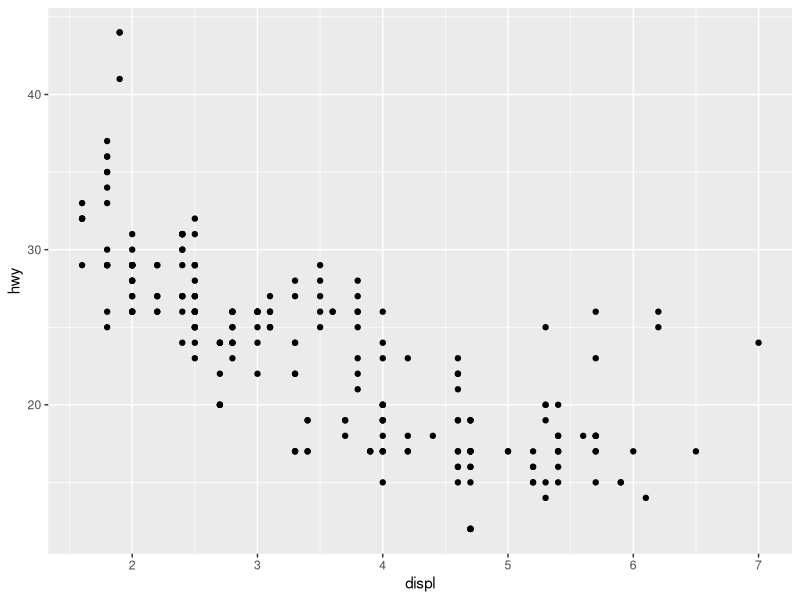
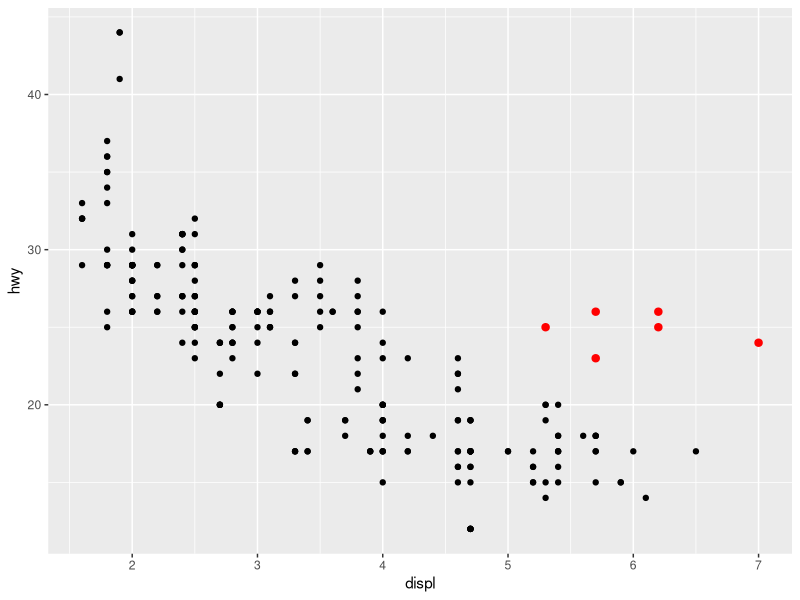
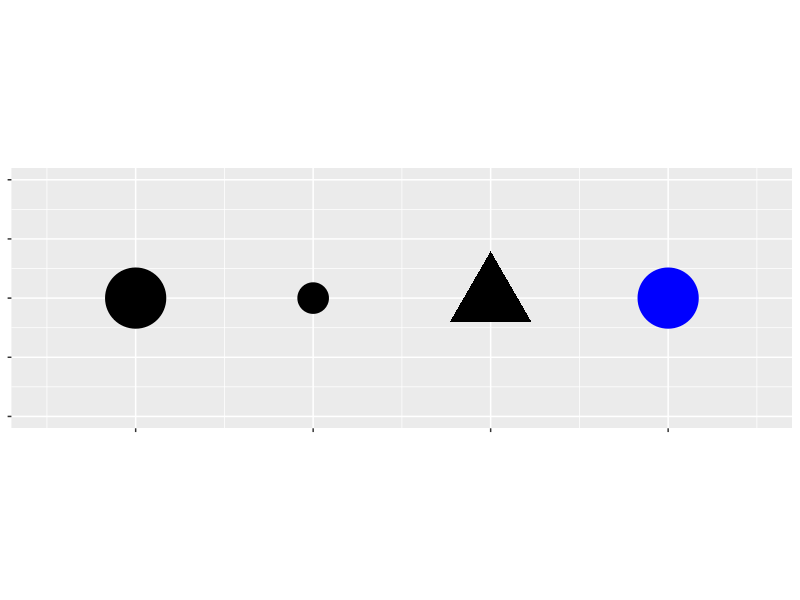
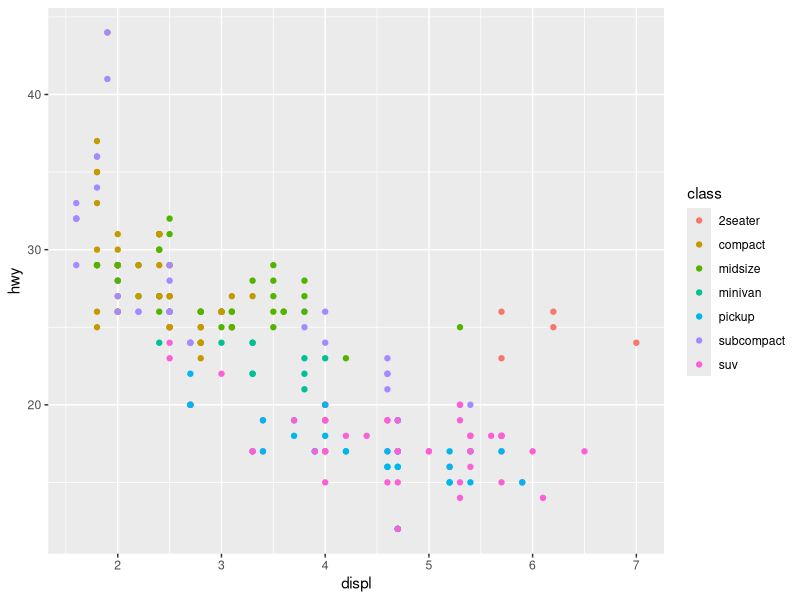
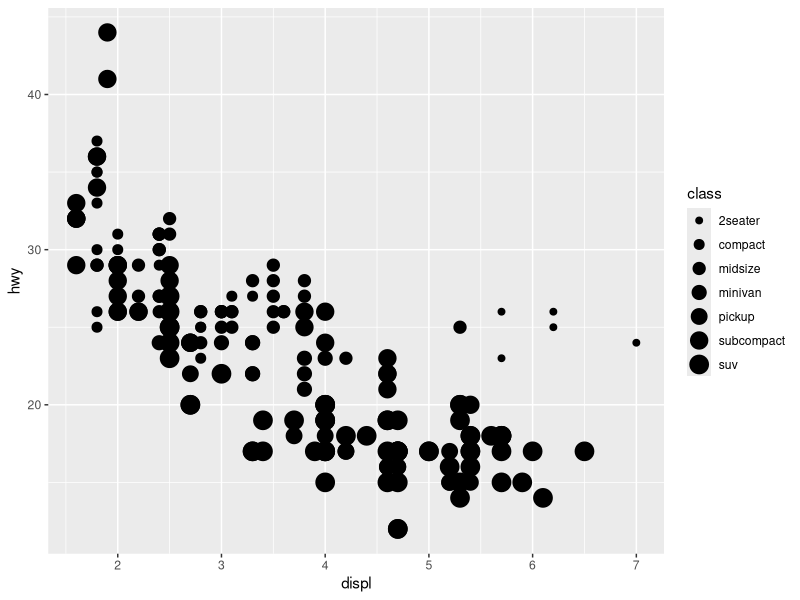
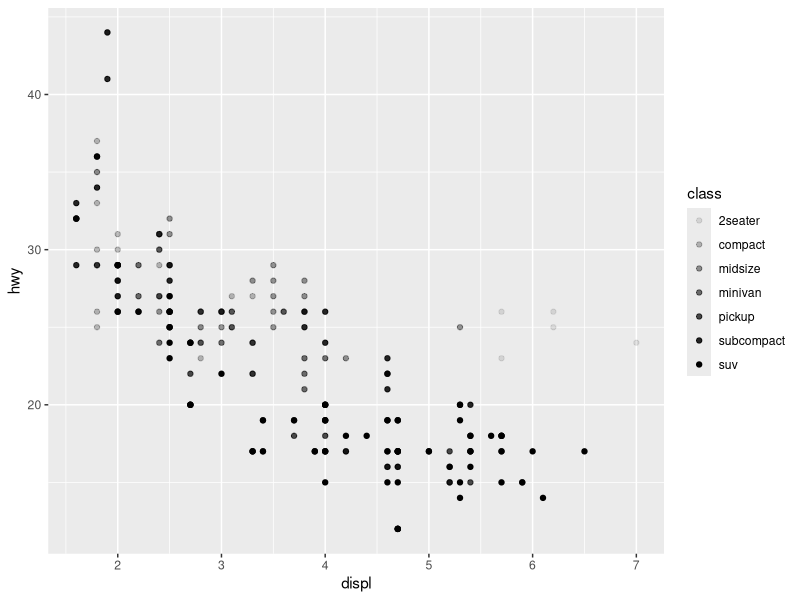
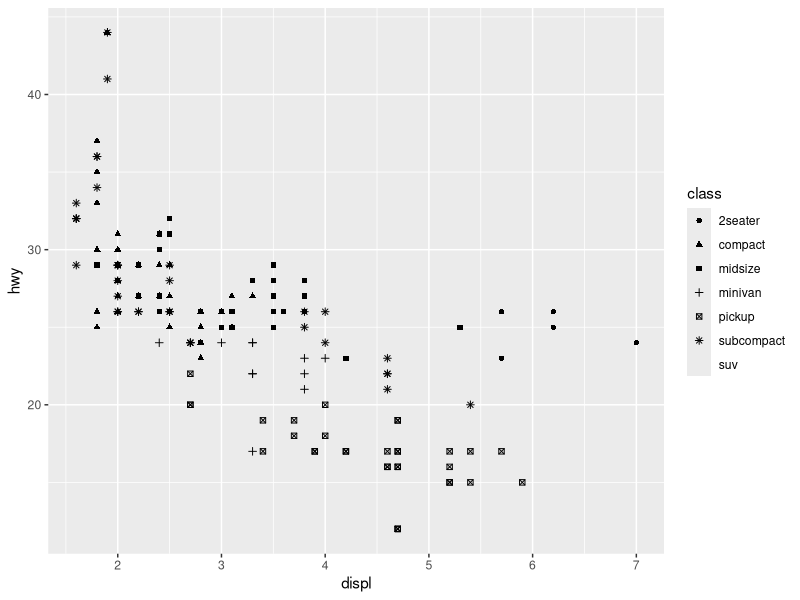
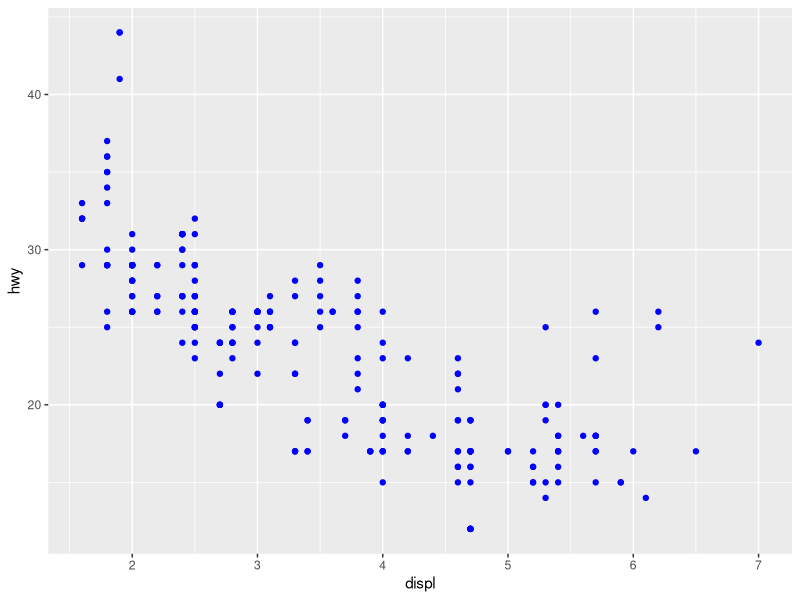

Source code (R) for these figures, in order: (Note: this script raises an error after producing the figures.)
## ---- chunk 1
library(tidyverse)
## ---- chunk 2
mpg
## ---- chunk 3
ggplot(data = mpg) + 
  geom_point(mapping = aes(x = displ, y = hwy))
## ---- chunk 4
ggplot(data = mpg, mapping = aes(x = displ, y = hwy)) +
  geom_point() + 
  geom_point(data = dplyr::filter(mpg, displ > 5, hwy > 20), colour = "red", size = 2.2)
## ---- chunk 5
ggplot() +
  geom_point(aes(1, 1), size = 20) +
  geom_point(aes(2, 1), size = 10) + 
  geom_point(aes(3, 1), size = 20, shape = 17) + 
  geom_point(aes(4, 1), size = 20, colour = "blue") + 
  scale_x_continuous(NULL, limits = c(0.5, 4.5), labels = NULL) + 
  scale_y_continuous(NULL, limits = c(0.9, 1.1), labels = NULL) + 
  theme(aspect.ratio = 1/3)
## ---- chunk 6
ggplot(data = mpg) + 
  geom_point(mapping = aes(x = displ, y = hwy, color = class))
## ---- chunk 7
ggplot(data = mpg) + 
  geom_point(mapping = aes(x = displ, y = hwy, size = class))
## ---- chunk 8
# Left
ggplot(data = mpg) + 
  geom_point(mapping = aes(x = displ, y = hwy, alpha = class))

# Right
ggplot(data = mpg) + 
  geom_point(mapping = aes(x = displ, y = hwy, shape = class))
## ---- chunk 9
ggplot(data = mpg) + 
  geom_point(mapping = aes(x = displ, y = hwy), color = "blue")
## ---- chunk 10
    ggplot(data = mpg) + 
      geom_point(mapping = aes(x = displ, y = hwy, color = "blue"))
## ---- chunk 11
ggplot(data = mpg) + 
  geom_point(mapping = aes(x = displ, y = hwy)) + 
  facet_wrap(~ class, nrow = 2)
## ---- chunk 12
ggplot(data = mpg) + 
  geom_point(mapping = aes(x = displ, y = hwy)) + 
  facet_grid(drv ~ cyl)
## ---- chunk 13
ggplot(data = mpg) + 
  geom_point(mapping = aes(x = displ, y = hwy))

ggplot(data = mpg) + 
  geom_smooth(mapping = aes(x = displ, y = hwy))
## ---- chunk 14
ggplot(data = mpg) + 
  geom_smooth(mapping = aes(x = displ, y = hwy, linetype = drv))
## ---- chunk 15
ggplot(data = mpg, mapping = aes(x = displ, y = hwy, color = drv)) + 
  geom_point() +
  geom_smooth(mapping = aes(linetype = drv))
## ---- chunk 16
ggplot(data = mpg) +
  geom_smooth(mapping = aes(x = displ, y = hwy))
              
ggplot(data = mpg) +
  geom_smooth(mapping = aes(x = displ, y = hwy, group = drv))
    
ggplot(data = mpg) +
  geom_smooth(
    mapping = aes(x = displ, y = hwy, color = drv),
    show.legend = FALSE
  )
## ---- chunk 17
ggplot(data = mpg) + 
  geom_point(mapping = aes(x = displ, y = hwy)) +
  geom_smooth(mapping = aes(x = displ, y = hwy))
## ---- chunk 18
ggplot(data = mpg, mapping = aes(x = displ, y = hwy)) + 
  geom_point(mapping = aes(color = class)) + 
  geom_smooth()
## ---- chunk 19
ggplot(data = mpg, mapping = aes(x = displ, y = hwy)) + 
  geom_point(mapping = aes(color = class)) + 
  geom_smooth(data = filter(mpg, class == "subcompact"), se = FALSE)
## ---- chunk 20
    ggplot(data = mpg, mapping = aes(x = displ, y = hwy)) + 
      geom_point() + 
      geom_smooth(se = FALSE)
    ggplot(data = mpg, mapping = aes(x = displ, y = hwy)) + 
      geom_smooth(aes(group = drv), se = FALSE) +
      geom_point()
    ggplot(data = mpg, mapping = aes(x = displ, y = hwy, color = drv)) + 
      geom_point() + 
      geom_smooth(se = FALSE)
    ggplot(data = mpg, mapping = aes(x = displ, y = hwy)) + 
      geom_point(aes(color = drv)) + 
      geom_smooth(se = FALSE)
    ggplot(data = mpg, mapping = aes(x = displ, y = hwy)) + 
      geom_point(aes(color = drv)) +
      geom_smooth(aes(linetype = drv), se = FALSE)
    ggplot(data = mpg, mapping = aes(x = displ, y = hwy)) + 
      geom_point(size = 4, colour = "white") + 
      geom_point(aes(colour = drv))
## ---- chunk 21
ggplot(data = diamonds) + 
  geom_bar(mapping = aes(x = cut))
## ---- chunk 22
knitr::include_graphics("docs/images/visualization-stat-bar.png")
## ---- chunk 23
ggplot(data = diamonds) + 
  stat_count(mapping = aes(x = cut))
## ---- chunk 24
    demo <- tribble(
      ~cut,         ~freq,
      "Fair",       1610,
      "Good",       4906,
      "Very Good",  12082,
      "Premium",    13791,
      "Ideal",      21551
    )
    
    ggplot(data = demo) +
      geom_bar(mapping = aes(x = cut, y = freq), stat = "identity")
## ---- chunk 25
    ggplot(data = diamonds) + 
      geom_bar(mapping = aes(x = cut, y = stat(prop), group = 1))
## ---- chunk 26
    ggplot(data = diamonds) + 
      stat_summary(
        mapping = aes(x = cut, y = depth),
        fun.ymin = min,
        fun.ymax = max,
        fun.y = median
      )
## ---- chunk 27
ggplot(data = diamonds) + 
  geom_bar(mapping = aes(x = cut, colour = cut))
ggplot(data = diamonds) + 
  geom_bar(mapping = aes(x = cut, fill = cut))
## ---- chunk 28
ggplot(data = diamonds) + 
  geom_bar(mapping = aes(x = cut, fill = clarity))
## ---- chunk 29
    ggplot(data = diamonds, mapping = aes(x = cut, fill = clarity)) + 
      geom_bar(alpha = 1/5, position = "identity")
    ggplot(data = diamonds, mapping = aes(x = cut, colour = clarity)) + 
      geom_bar(fill = NA, position = "identity")
## ---- chunk 30
    ggplot(data = diamonds) + 
      geom_bar(mapping = aes(x = cut, fill = clarity), position = "fill")
## ---- chunk 31
    ggplot(data = diamonds) + 
      geom_bar(mapping = aes(x = cut, fill = clarity), position = "dodge")
## ---- chunk 32
ggplot(data = mpg) + 
  geom_point(mapping = aes(x = displ, y = hwy))
## ---- chunk 33
ggplot(data = mpg) + 
  geom_point(mapping = aes(x = displ, y = hwy), position = "jitter")
## ---- chunk 34
    ggplot(data = mpg, mapping = aes(x = cty, y = hwy)) + 
      geom_point()
## ---- chunk 35
    ggplot(data = mpg, mapping = aes(x = class, y = hwy)) + 
      geom_boxplot()
    ggplot(data = mpg, mapping = aes(x = class, y = hwy)) + 
      geom_boxplot() +
      coord_flip()
## ---- chunk 36
    nz <- map_data("nz")

    ggplot(nz, aes(long, lat, group = group)) +
      geom_polygon(fill = "white", colour = "black")

    ggplot(nz, aes(long, lat, group = group)) +
      geom_polygon(fill = "white", colour = "black") +
      coord_quickmap()
## ---- chunk 37
    bar <- ggplot(data = diamonds) + 
      geom_bar(
        mapping = aes(x = cut, fill = cut), 
        show.legend = FALSE,
        width = 1
      ) + 
      theme(aspect.ratio = 1) +
      labs(x = NULL, y = NULL)
    
    bar + coord_flip()
    bar + coord_polar()
## ---- chunk 38
    ggplot(data = mpg, mapping = aes(x = cty, y = hwy)) +
      geom_point() + 
      geom_abline() +
      coord_fixed()
## ---- chunk 39
knitr::include_graphics("docs/images/visualization-grammar-1.png")
## ---- chunk 40
knitr::include_graphics("docs/images/visualization-grammar-2.png")
## ---- chunk 41
knitr::include_graphics("docs/images/visualization-grammar-3.png")
